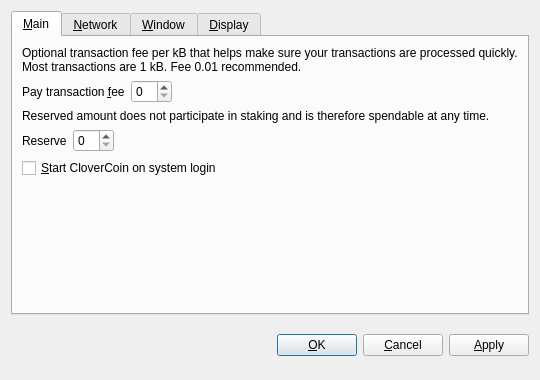
<?xml version="1.0" encoding="UTF-8"?>
<ui version="4.0">
 <class>OptionsDialog</class>
 <widget class="QDialog" name="OptionsDialog">
  <property name="geometry">
   <rect>
    <x>0</x>
    <y>0</y>
    <width>540</width>
    <height>380</height>
   </rect>
  </property>
  <property name="windowTitle">
   <string>Options</string>
  </property>
  <property name="modal">
   <bool>true</bool>
  </property>
  <layout class="QVBoxLayout" name="verticalLayout">
   <item>
    <widget class="QTabWidget" name="tabWidget">
     <property name="tabPosition">
      <enum>QTabWidget::North</enum>
     </property>
     <property name="currentIndex">
      <number>0</number>
     </property>
     <widget class="QWidget" name="tabMain">
      <attribute name="title">
       <string>&amp;Main</string>
      </attribute>
      <layout class="QVBoxLayout" name="verticalLayout_Main">
       <item>
        <widget class="QLabel" name="transactionFeeInfoLabel">
         <property name="text">
          <string>Optional transaction fee per kB that helps make sure your transactions are processed quickly. Most transactions are 1 kB. Fee 0.01 recommended.</string>
         </property>
         <property name="textFormat">
          <enum>Qt::PlainText</enum>
         </property>
         <property name="wordWrap">
          <bool>true</bool>
         </property>
        </widget>
       </item>
       <item>
        <layout class="QHBoxLayout" name="horizontalLayoutFee">
         <item>
          <widget class="QLabel" name="transactionFeeLabel">
           <property name="text">
            <string>Pay transaction &amp;fee</string>
           </property>
           <property name="textFormat">
            <enum>Qt::PlainText</enum>
           </property>
           <property name="buddy">
            <cstring>transactionFee</cstring>
           </property>
          </widget>
         </item>
         <item>
          <widget class="BitcoinAmountField" name="transactionFee"/>
         </item>
         <item>
          <spacer name="horizontalSpacerFee">
           <property name="orientation">
            <enum>Qt::Horizontal</enum>
           </property>
           <property name="sizeHint" stdset="0">
            <size>
             <width>40</width>
             <height>20</height>
            </size>
           </property>
          </spacer>
         </item>
        </layout>
       </item>
       <item>
        <widget class="QLabel" name="reserveBalanceInfoLabel">
         <property name="text">
          <string>Reserved amount does not participate in staking and is therefore spendable at any time.</string>
         </property>
         <property name="textFormat">
          <enum>Qt::PlainText</enum>
         </property>
         <property name="wordWrap">
          <bool>true</bool>
         </property>
        </widget>
       </item>
       <item>
        <layout class="QHBoxLayout" name="horizontalLayoutReserveBalance">
         <item>
          <widget class="QLabel" name="reserveBalanceLabel">
           <property name="text">
            <string>Reserve</string>
           </property>
           <property name="textFormat">
            <enum>Qt::PlainText</enum>
           </property>
           <property name="buddy">
            <cstring>reserveBalance</cstring>
           </property>
          </widget>
         </item>
         <item>
          <widget class="BitcoinAmountField" name="reserveBalance"/>
         </item>
         <item>
          <spacer name="horizontalSpacerReserveBalance">
           <property name="orientation">
            <enum>Qt::Horizontal</enum>
           </property>
           <property name="sizeHint" stdset="0">
            <size>
             <width>40</width>
             <height>20</height>
            </size>
           </property>
          </spacer>
         </item>
        </layout>
       </item>
       <item>
        <widget class="QCheckBox" name="bitcoinAtStartup">
         <property name="toolTip">
          <string>Automatically start CloverCoin after logging in to the system.</string>
         </property>
         <property name="text">
          <string>&amp;Start CloverCoin on system login</string>
         </property>
        </widget>
       </item>
       <item>
        <spacer name="verticalSpacer_Main">
         <property name="orientation">
          <enum>Qt::Vertical</enum>
         </property>
         <property name="sizeHint" stdset="0">
          <size>
           <width>20</width>
           <height>40</height>
          </size>
         </property>
        </spacer>
       </item>
      </layout>
     </widget>
     <widget class="QWidget" name="tabNetwork">
      <attribute name="title">
       <string>&amp;Network</string>
      </attribute>
      <layout class="QVBoxLayout" name="verticalLayout_Network">
       <item>
        <widget class="QCheckBox" name="mapPortUpnp">
         <property name="toolTip">
          <string>Automatically open the CloverCoin client port on the router. This only works when your router supports UPnP and it is enabled.</string>
         </property>
         <property name="text">
          <string>Map port using &amp;UPnP</string>
         </property>
        </widget>
       </item>
       <item>
        <widget class="QCheckBox" name="connectSocks">
         <property name="toolTip">
          <string>Connect to the CloverCoin network through a SOCKS proxy (e.g. when connecting through Tor).</string>
         </property>
         <property name="text">
          <string>&amp;Connect through SOCKS proxy:</string>
         </property>
        </widget>
       </item>
       <item>
        <layout class="QHBoxLayout" name="horizontalLayout_Network">
         <item>
          <widget class="QLabel" name="proxyIpLabel">
           <property name="text">
            <string>Proxy &amp;IP:</string>
           </property>
           <property name="textFormat">
            <enum>Qt::PlainText</enum>
           </property>
           <property name="buddy">
            <cstring>proxyIp</cstring>
           </property>
          </widget>
         </item>
         <item>
          <widget class="QValidatedLineEdit" name="proxyIp">
           <property name="maximumSize">
            <size>
             <width>140</width>
             <height>16777215</height>
            </size>
           </property>
           <property name="toolTip">
            <string>IP address of the proxy (e.g. 127.0.0.1)</string>
           </property>
          </widget>
         </item>
         <item>
          <widget class="QLabel" name="proxyPortLabel">
           <property name="text">
            <string>&amp;Port:</string>
           </property>
           <property name="textFormat">
            <enum>Qt::PlainText</enum>
           </property>
           <property name="buddy">
            <cstring>proxyPort</cstring>
           </property>
          </widget>
         </item>
         <item>
          <widget class="QLineEdit" name="proxyPort">
           <property name="maximumSize">
            <size>
             <width>55</width>
             <height>16777215</height>
            </size>
           </property>
           <property name="toolTip">
            <string>Port of the proxy (e.g. 9050)</string>
           </property>
          </widget>
         </item>
         <item>
          <widget class="QLabel" name="socksVersionLabel">
           <property name="text">
            <string>SOCKS &amp;Version:</string>
           </property>
           <property name="textFormat">
            <enum>Qt::PlainText</enum>
           </property>
           <property name="buddy">
            <cstring>socksVersion</cstring>
           </property>
          </widget>
         </item>
         <item>
          <widget class="QValueComboBox" name="socksVersion">
           <property name="toolTip">
            <string>SOCKS version of the proxy (e.g. 5)</string>
           </property>
          </widget>
         </item>
         <item>
          <spacer name="horizontalSpacer_Network">
           <property name="orientation">
            <enum>Qt::Horizontal</enum>
           </property>
           <property name="sizeHint" stdset="0">
            <size>
             <width>40</width>
             <height>20</height>
            </size>
           </property>
          </spacer>
         </item>
        </layout>
       </item>
       <item>
        <spacer name="verticalSpacer_Network">
         <property name="orientation">
          <enum>Qt::Vertical</enum>
         </property>
         <property name="sizeHint" stdset="0">
          <size>
           <width>20</width>
           <height>40</height>
          </size>
         </property>
        </spacer>
       </item>
      </layout>
     </widget>
     <widget class="QWidget" name="tabWindow">
      <attribute name="title">
       <string>&amp;Window</string>
      </attribute>
      <layout class="QVBoxLayout" name="verticalLayout_Window">
       <item>
        <widget class="QCheckBox" name="minimizeToTray">
         <property name="toolTip">
          <string>Show only a tray icon after minimizing the window.</string>
         </property>
         <property name="text">
          <string>&amp;Minimize to the tray instead of the taskbar</string>
         </property>
        </widget>
       </item>
       <item>
        <widget class="QCheckBox" name="minimizeOnClose">
         <property name="toolTip">
          <string>Minimize instead of exit the application when the window is closed. When this option is enabled, the application will be closed only after selecting Quit in the menu.</string>
         </property>
         <property name="text">
          <string>M&amp;inimize on close</string>
         </property>
        </widget>
       </item>
       <item>
        <spacer name="verticalSpacer_Window">
         <property name="orientation">
          <enum>Qt::Vertical</enum>
         </property>
         <property name="sizeHint" stdset="0">
          <size>
           <width>20</width>
           <height>40</height>
          </size>
         </property>
        </spacer>
       </item>
      </layout>
     </widget>
     <widget class="QWidget" name="tabDisplay">
      <attribute name="title">
       <string>&amp;Display</string>
      </attribute>
      <layout class="QVBoxLayout" name="verticalLayout_Display">
       <item>
        <layout class="QHBoxLayout" name="horizontalLayout_1_Display">
         <item>
          <widget class="QLabel" name="langLabel">
           <property name="text">
            <string>User Interface &amp;language:</string>
           </property>
           <property name="textFormat">
            <enum>Qt::PlainText</enum>
           </property>
           <property name="buddy">
            <cstring>lang</cstring>
           </property>
          </widget>
         </item>
         <item>
          <widget class="QValueComboBox" name="lang">
           <property name="toolTip">
            <string>The user interface language can be set here. This setting will take effect after restarting CloverCoin.</string>
           </property>
          </widget>
         </item>
        </layout>
       </item>
       <item>
        <layout class="QHBoxLayout" name="horizontalLayout_2_Display">
         <item>
          <widget class="QLabel" name="unitLabel">
           <property name="text">
            <string>&amp;Unit to show amounts in:</string>
           </property>
           <property name="textFormat">
            <enum>Qt::PlainText</enum>
           </property>
           <property name="buddy">
            <cstring>unit</cstring>
           </property>
          </widget>
         </item>
         <item>
          <widget class="QValueComboBox" name="unit">
           <property name="toolTip">
            <string>Choose the default subdivision unit to show in the interface and when sending coins.</string>
           </property>
          </widget>
         </item>
        </layout>
       </item>
       <item>
        <widget class="QCheckBox" name="displayAddresses">
         <property name="toolTip">
          <string>Whether to show CloverCoin addresses in the transaction list or not.</string>
         </property>
         <property name="text">
          <string>&amp;Display addresses in transaction list</string>
         </property>
        </widget>
       </item>
       <item>
        <widget class="QCheckBox" name="coinControlFeatures">
         <property name="toolTip">
          <string>Whether to show coin control features or not.</string>
         </property>
         <property name="text">
          <string>Display coin &amp;control features (experts only!)</string>
         </property>
        </widget>
       </item>
       <item>
        <spacer name="verticalSpacer_Display">
         <property name="orientation">
          <enum>Qt::Vertical</enum>
         </property>
         <property name="sizeHint" stdset="0">
          <size>
           <width>20</width>
           <height>40</height>
          </size>
         </property>
        </spacer>
       </item>
      </layout>
     </widget>
    </widget>
   </item>
   <item>
    <layout class="QHBoxLayout" name="horizontalLayout_Buttons">
     <item>
      <spacer name="horizontalSpacer_1">
       <property name="orientation">
        <enum>Qt::Horizontal</enum>
       </property>
       <property name="sizeHint" stdset="0">
        <size>
         <width>40</width>
         <height>48</height>
        </size>
       </property>
      </spacer>
     </item>
     <item>
      <widget class="QLabel" name="statusLabel">
       <property name="font">
        <font>
         <weight>75</weight>
         <bold>true</bold>
        </font>
       </property>
       <property name="text">
        <string/>
       </property>
       <property name="textFormat">
        <enum>Qt::PlainText</enum>
       </property>
       <property name="wordWrap">
        <bool>true</bool>
       </property>
      </widget>
     </item>
     <item>
      <spacer name="horizontalSpacer_2">
       <property name="orientation">
        <enum>Qt::Horizontal</enum>
       </property>
       <property name="sizeHint" stdset="0">
        <size>
         <width>40</width>
         <height>48</height>
        </size>
       </property>
      </spacer>
     </item>
     <item>
      <widget class="QPushButton" name="okButton">
       <property name="text">
        <string>&amp;OK</string>
       </property>
      </widget>
     </item>
     <item>
      <widget class="QPushButton" name="cancelButton">
       <property name="text">
        <string>&amp;Cancel</string>
       </property>
       <property name="autoDefault">
        <bool>false</bool>
       </property>
      </widget>
     </item>
     <item>
      <widget class="QPushButton" name="applyButton">
       <property name="text">
        <string>&amp;Apply</string>
       </property>
       <property name="autoDefault">
        <bool>false</bool>
       </property>
      </widget>
     </item>
    </layout>
   </item>
  </layout>
 </widget>
 <customwidgets>
  <customwidget>
   <class>BitcoinAmountField</class>
   <extends>QSpinBox</extends>
   <header>bitcoinamountfield.h</header>
  </customwidget>
  <customwidget>
   <class>QValueComboBox</class>
   <extends>QComboBox</extends>
   <header>qvaluecombobox.h</header>
  </customwidget>
  <customwidget>
   <class>QValidatedLineEdit</class>
   <extends>QLineEdit</extends>
   <header>qvalidatedlineedit.h</header>
  </customwidget>
 </customwidgets>
 <resources/>
 <connections/>
</ui>
